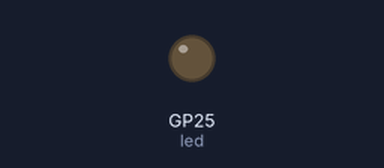
The program below on a simulated Raspberry Pi Pico running MicroPython. Parts: output pins drawn as LEDs (lit = HIGH). What the program prints to the serial console is not drawn. At 3.0 s the program stops and its outputs stay as they are.

Above: at 0.1 s.
At 3.1 s:
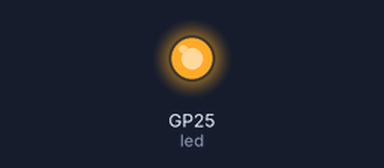
Timing chart, 0 to 4.5 s (numbered marks = the images above):
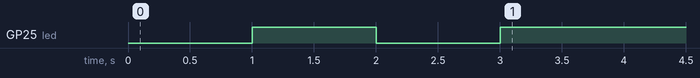

Measured:
- by itself, GP25 (led): LOW → HIGH at 1.0 s, → LOW 1.0 s later, → HIGH 1.0 s later

The program:

lesson7_1.py
```python
from machine import Pin, Timer

led = Pin('LED', Pin.OUT)

i = 0
def second1(t):
    global i
    i += 1
    led.toggle()
    print('過1秒')
    if i >= 3:
        t.deinit()

tim1 = Timer()
tim1.init(period=1000, callback=second1)
```
